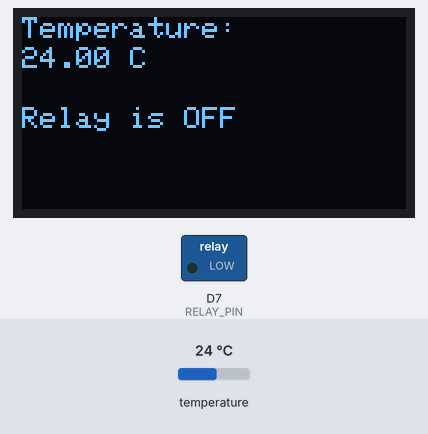
Recording of a sketch running on a simulated ESP8266 (NodeMCU). Parts: 128×64 one-colour display, switched loads named in the sketch (green lamp = pin HIGH). The inputs (shaded band) are chosen by the test bench; at power-on: temperature 24 °C. WiFi joins after 1.5 s; servers stay silent unless stated; the display library's start-up logo is not drawn; what the sketch prints to the serial monitor is not drawn.

Above: at 4.9 s.
5.0 s: temperature set to 30.7 °C
At 7.1 s:
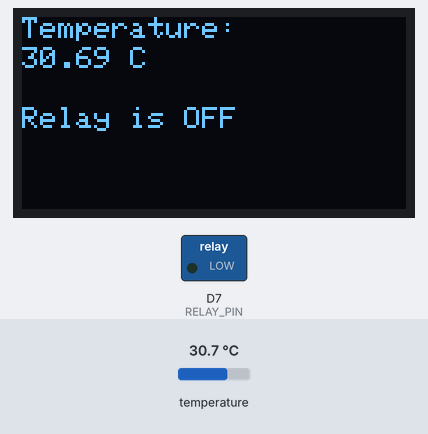
7.4 s: temperature set to 31.4 °C
At 8.0 s:
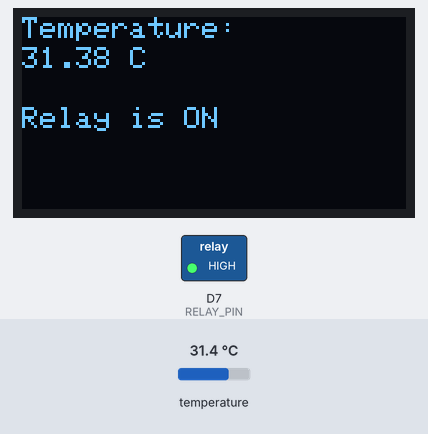
9.6 s: temperature set to 12 °C
At 12.1 s:
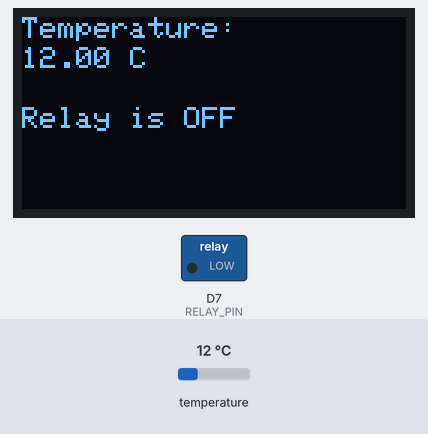
Timing chart, 0 to 13.6 s (numbered marks = the images above; inputs shaded):
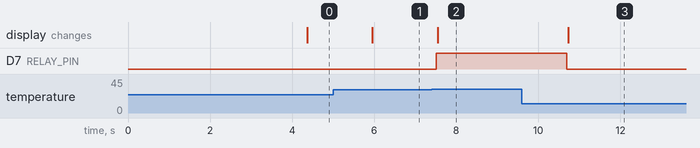

Measured:
- the behaviour switches between 31 and 31.1 °C on temperature (found by bisection; images 1 and 2)
- after the input at 5.0 s, the display: changes after 0.95 s (image 1)
- after the input at 7.4 s, D7 (RELAY_PIN): LOW → HIGH after 0.12 s; the display: changes after 0.14 s (image 2)
- after the input at 9.6 s, D7 (RELAY_PIN): HIGH → LOW after 1.1 s; the display: changes after 1.1 s (image 3)

The sketch:

PRAKTIKUM_MODUL5_AKUATOR_RELAY_FIREBASE.ino
```cpp
#include <OneWire.h>
#include <DallasTemperature.h>
#include <Wire.h>
#include <Adafruit_GFX.h>
#include <Adafruit_SSD1306.h>
#include <FirebaseESP8266.h>
#include <ESP8266WiFi.h>

#define ONE_WIRE_BUS D6
#define RELAY_PIN D7

#define SCREEN_WIDTH 128
#define SCREEN_HEIGHT 64

// Konfigurasi Firebase
#define FIREBASE_HOST "relaydanakuator-default-rtdb.firebaseio.com/"
#define FIREBASE_AUTH "a92jl0VQi8pZrdY5gG18EVELbXxhsu3SJd3EYIcz"

// Nama Wifi
#define WIFI_SSID "SUBIANTO"       // SSID (nama) WiFi
#define WIFI_PASSWORD "americano"   // Kata sandi WiFi

FirebaseData firebaseData;

Adafruit_SSD1306 display(SCREEN_WIDTH, SCREEN_HEIGHT, &Wire, -1);

OneWire oneWire(ONE_WIRE_BUS);
DallasTemperature sensors(&oneWire);

void setup(void)
{
  Serial.begin(9600);
  pinMode(RELAY_PIN, OUTPUT);
  sensors.begin();

  display.begin(SSD1306_SWITCHCAPVCC, 0x3C); // Inisialisasi display OLED
  display.display();
  delay(2000);
  display.clearDisplay();

  WiFi.begin(WIFI_SSID, WIFI_PASSWORD); // Menghubungkan ke jaringan WiFi
  while (WiFi.status() != WL_CONNECTED)
  {
    delay(500);
    Serial.print(".");
  }
  Serial.println("");
  Serial.print("Connected to WiFi. IP Address: ");
  Serial.println(WiFi.localIP());

  Firebase.begin(FIREBASE_HOST, FIREBASE_AUTH); // Memulai koneksi ke Firebase menggunakan URL host dan token autentikasi
}

void loop(void)
{
  sensors.requestTemperatures();
  float temperature = sensors.getTempCByIndex(0);
  Serial.print("Temperature is: ");
  Serial.println(temperature);

  display.clearDisplay();
  display.setTextSize(1);
  display.setTextColor(WHITE);
  display.setCursor(0, 0);
  display.print("Temperature:");
  display.setCursor(0, 10);
  display.print(temperature);
  display.print(" C");

  if (temperature > 31)
  {
    digitalWrite(RELAY_PIN, HIGH);  // Menghidupkan relay
    Serial.println("Relay is ON");
    display.setCursor(0, 30);
    display.println("Relay is ON");
  }
  else
  {
    digitalWrite(RELAY_PIN, LOW);  // Mematikan relay
    Serial.println("Relay is OFF");
    display.setCursor(0, 30);
    display.println("Relay is OFF");
  }

  display.display();
  delay(500);

  // Mengirim data ke Firebase
  if (digitalRead(RELAY_PIN) == HIGH)
  {
    Firebase.setString(firebaseData, "/relay", "ON");
  }
  else
  {
    Firebase.setString(firebaseData, "/relay", "OFF");
  }
  Firebase.setFloat(firebaseData, "/temperature", temperature);

  if (firebaseData.dataAvailable())
  {
    Serial.println("Data sent to Firebase successfully!");
  }
  else
  {
    Serial.println("Failed to send data to Firebase!");
  }
}
```
